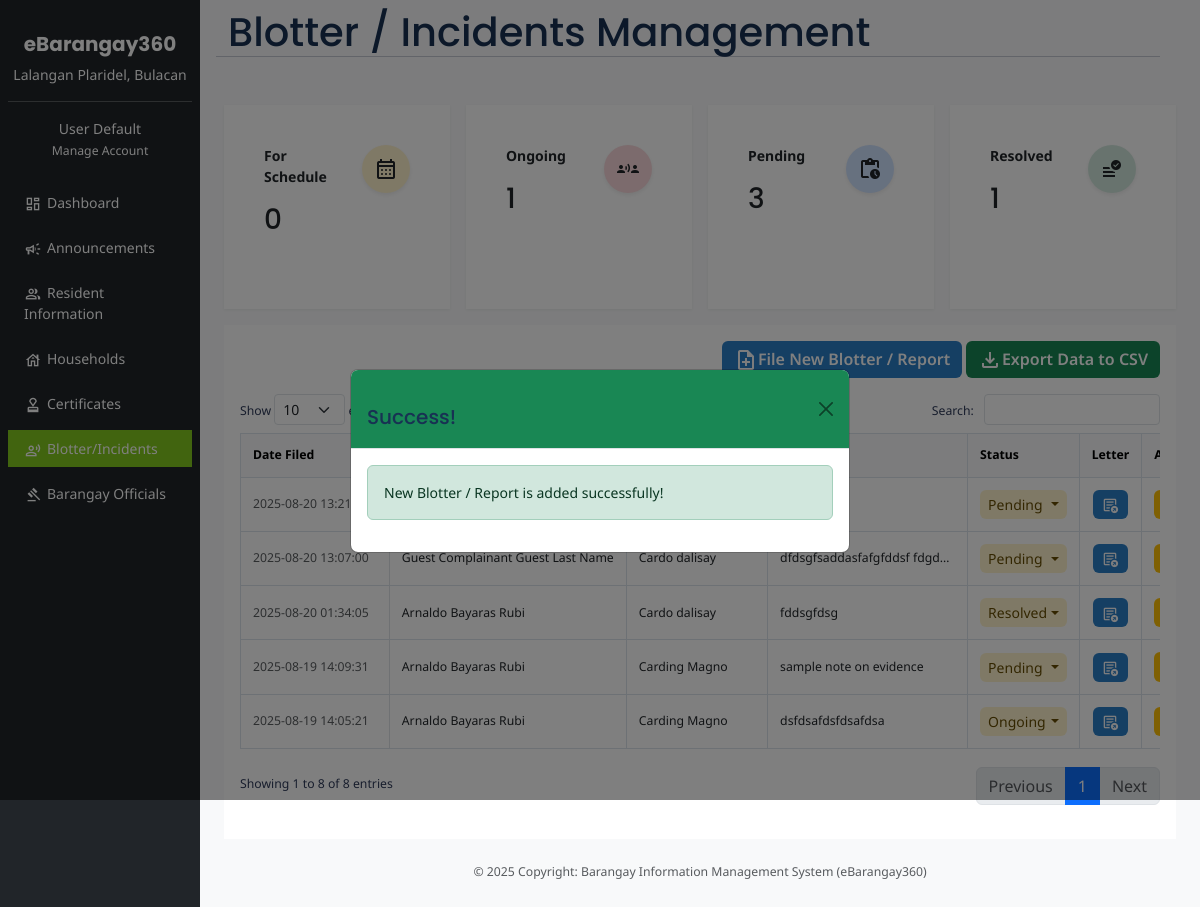
/public/index.php?page=blotter-reports&success=1, run on the app's committed database.
### tables this page shows
CREATE TABLE `blotter_reports` (
  `id` int(11) NOT NULL,
  `complainant_resident_id` int(11) DEFAULT NULL,
  `complainant_first_name` varchar(100) DEFAULT NULL,
  `complainant_middle_name` varchar(100) DEFAULT NULL,
  `complainant_last_name` varchar(100) DEFAULT NULL,
  `complainant_dob` date DEFAULT NULL,
  `complainant_gender` varchar(20) DEFAULT NULL,
  `complainant_civil_status` varchar(50) DEFAULT NULL,
  `complainant_phone` varchar(20) DEFAULT NULL,
  `complainant_email` varchar(100) DEFAULT NULL,
  `complainant_province` varchar(100) DEFAULT NULL,
  `complainant_city` varchar(100) DEFAULT NULL,
  `complainant_barangay` varchar(100) DEFAULT NULL,
  `complainant_zone` varchar(50) DEFAULT NULL,
  `complainant_street` varchar(100) DEFAULT NULL,
  `complainant_landmark` varchar(100) DEFAULT NULL,
  `suspect_resident_id` int(11) DEFAULT NULL,
  `suspect_first_name` varchar(100) DEFAULT NULL,
  `suspect_middle_name` varchar(100) DEFAULT NULL,
  `suspect_last_name` varchar(100) DEFAULT NULL,
  `suspect_dob` date DEFAULT NULL,
  `suspect_gender` varchar(50) DEFAULT NULL,
  `suspect_civil_status` varchar(50) DEFAULT NULL,
  `suspect_phone` varchar(20) DEFAULT NULL,
  `suspect_email` varchar(100) DEFAULT NULL,
  `suspect_province` varchar(100) DEFAULT NULL,
  `suspect_city` varchar(100) DEFAULT NULL,
  `suspect_barangay` varchar(100) DEFAULT NULL,
  `suspect_zone` varchar(50) DEFAULT NULL,
  `suspect_street` varchar(100) DEFAULT NULL,
  `suspect_landmark` varchar(100) DEFAULT NULL,
  `victim_first_name` varchar(100) DEFAULT NULL,
  `victim_middle_name` varchar(100) DEFAULT NULL,
  `victim_last_name` varchar(100) DEFAULT NULL,
  `victim_age` int(11) DEFAULT NULL,
  `involved_parties` text DEFAULT NULL,
  `attending_officer_first_name` varchar(100) DEFAULT NULL,
  `attending_officer_middle_name` varchar(100) DEFAULT NULL,
  `attending_officer_last_name` varchar(100) DEFAULT NULL,
  `incident_type` varchar(100) DEFAULT NULL,
  `date_of_incident` date DEFAULT NULL,
  `time_of_incident` time NOT NULL,
  `incident_location` text DEFAULT NULL,
  `incident_description` text DEFAULT NULL,
  `blotter_code` varchar(50) DEFAULT NULL,
  `status` enum('Pending','For Schedule','Resolved','Ongoing') DEFAULT 'Pending',
  `note_on_evidence` varchar(255) DEFAULT NULL,
  `resolution` varchar(255) NOT NULL,
  `resolution_date` date DEFAULT NULL,
  `created_at` timestamp NOT NULL DEFAULT current_timestamp(),
  `updated_at` timestamp NOT NULL DEFAULT current_timestamp() ON UPDATE current_timestamp(),
  `is_deleted` tinyint(1) NOT NULL DEFAULT 0
);

### resources/views/blotter-reports.php (the view, shortened to what this page needs)
<?php
  require '../config/database.php';
  $stmt = $pdo->query("SELECT COUNT(*) FROM blotter_reports WHERE status = 'Pending' AND is_deleted = 0");
  $totalPending = $stmt->fetchColumn();
  $stmt = $pdo->query("SELECT COUNT(*) FROM blotter_reports WHERE status = 'For Schedule' AND is_deleted = 0");
  $totalForSchedule = $stmt->fetchColumn();
  $stmt = $pdo->query("SELECT COUNT(*) FROM blotter_reports WHERE status = 'Resolved' AND is_deleted = 0");
  $totalResolved = $stmt->fetchColumn();
  $stmt = $pdo->query("SELECT COUNT(*) FROM blotter_reports WHERE status = 'Ongoing' AND is_deleted = 0");
  $totalForOngoing = $stmt->fetchColumn();
?>
<main class="col-md-10 ms-sm-auto px-md-4 py-4">
  <div class="row">
    <div class="col-12">
        <div id="group-cards-blotter" class="row g-3 mb-3">
            <div class="row mb-3">
              <h1 class="m-0">Blotter / Incidents Management</h1>
              <hr>
            </div>
            <div class="col-lg-3 col-3">
                <div class="card h-100 rounded-0 border-0">
                    <div class="card-body">
                        <div class="row">
                            <div class="col">
                                <p class="card-text">
                                    <strong>For Schedule</strong>
                                </p>
                                <h3 class="card-title"><?= $totalForSchedule ?></h3>
                            </div>
                            <div class="col-auto">
                                <div class="icon p-3 icon-shape bg-warning-subtle text-warning-emphasis rounded-circle shadow-sm">
                                    <i class="material-symbols-outlined md-24 text-dark">calendar_month</i>
                                </div>
                            </div>
                        </div>
                    </div>
                </div>
            </div>
            <div class="col-lg-3 col-3">
                <div class="card h-100 rounded-0 border-0">
                    <div class="card-body">
                        <div class="row">
                            <div class="col">
                                <p class="card-text">
                                    <strong>Ongoing</strong>
                                </p>
                                <h3 class="card-title"><?= $totalForOngoing ?></h3>
                            </div>
                            <div class="col-auto">
                                <div class="icon p-3 icon-shape bg-danger-subtle text-danger-emphasis rounded-circle shadow-sm">
                                    <i class="material-symbols-outlined md-24 text-dark">communication</i>
                                </div>
                            </div>
                        </div>
                    </div>
                </div>
            </div>
            <div class="col-lg-3 col-3">
                <div class="card h-100 rounded-0 border-0">
                    <div class="card-body">
                        <div class="row">
                            <div class="col">
                                <p class="card-text">
                                    <strong>Pending</strong>
                                </p>
                                <h3 class="card-title"><?= $totalPending ?></h3>
                            </div>
                            <div class="col-auto">
                                <div class="icon p-3 icon-shape bg-primary-subtle text-primary-emphasis rounded-circle shadow-sm">
                                    <i class="material-symbols-outlined md-24 text-dark">pending_actions</i>
                                </div>
                            </div>
                        </div>
                    </div>
                </div>
            </div>
            <div class="col-lg-3 col-3">
                <div class="card h-100 rounded-0 border-0">
                    <div class="card-body">
                        <div class="row">
                            <div class="col">
                                <p class="card-text">
                                    <strong>Resolved</strong>
                                </p>
                                <h3 class="card-title"><?= $totalResolved ?></h3>
                            </div>
                            <div class="col-auto">
                                <div class="icon p-3 icon-shape bg-success-subtle text-success-emphasis rounded-circle shadow-sm">
                                    <i class="material-symbols-outlined md-24 text-dark">data_check</i>
                                </div>
                            </div>
                        </div>
                    </div>
                </div>
            </div>
        </div>
    </div>
  </div>
  <section class="inner-content">
    <div class="container-fluid p-3">
      <div class="row">
        <div class="col-12">
          <div class="row">
            <div class="gap-2 col-12 mb-3 text-end">
              <a href="?page=add-new-blotter-report" class="btn btn-primary fw-semibold btn-with-icon">
                <i class="material-symbols-outlined md-24 text-light">note_add</i>File New Blotter / Report </a>
              <button type="button" class="btn btn-success btn-with-icon fw-semibold" id="export-blotter-data">
                <i class="material-symbols-outlined md-24 text-light">file_download</i>Export Data to CSV </button>
            </div>
          </div>
          <div class="row">
            <div class="gap-2 col-12-lg mb-3 small">
              <div id="blotters-table_wrapper" class="dataTables_wrapper dt-bootstrap5 no-footer">
                <div class="row">
                  <div class="col-sm-12 col-md-6">
                    <div class="dataTables_length" id="blotters-table_length">
                      <label>Show <select name="blotters-table_length" aria-controls="blotters-table" class="form-select form-select-sm">
                          <option value="10">10</option>
                        </select> entries </label>
                    </div>
                  </div>
                  <div class="col-sm-12 col-md-6">
                    <div id="blotters-table_filter" class="dataTables_filter">
                      <label>Search: <input type="search" class="form-control form-control-sm" placeholder="" aria-controls="blotters-table">
                      </label>
                    </div>
                  </div>
                </div>
                <div class="row dt-row">
                  <div class="col-sm-12">
                    <div class="dataTables_scroll">
                      <div class="table-responsive">
                        <table id="blotters-table" class="mt-2 table table-bordered align-middle">
                          <thead class="table-light">
                            <tr>
                              <th>Date Filed</th>
                              <th>Complainant</th>
                              <th>Suspect</th>
                              <th>Incident</th>
                              <th>Status</th>
                              <th>Letter</th>
                              <th>Action</th>
                            </tr>
                          </thead>
                          <tbody style="min-height: 100px;">
                            <?php
                              $countforrows = 0;
                              $stmt = $pdo->query("SELECT * FROM blotter_reports WHERE is_deleted = 0 ORDER BY created_at DESC");
                              while ($row = $stmt->fetch(PDO::FETCH_ASSOC)) {
                                $countforrows++;
                            ?>
                            <tr class="<?php echo $countforrows % 2 == 0 ? 'even' : 'odd'; ?>">
                              <td class="border-end sorting_1">
                                <span class="text-nowrap text-muted pe-2"><?= $row['created_at'] ?></span>
                              </td>
                              <td>
                                <span class="text-nowrap"><?= $row['complainant_first_name'] .' ' .$row['complainant_middle_name']. ' '.$row['complainant_last_name']  ?></span>
                              </td>
                              <td>
                                <span class="text-nowrap"><?= $row['suspect_first_name'] .' ' .$row['suspect_middle_name']. ' '.$row['suspect_last_name']  ?></span>
                              </td>
                              <td style="max-width: 200px;" class="text-truncate"><?= $row['incident_description'] ?></td>
                              <td>
                                <div class="dropdown">
                                  <button type="button" class="btn btn-sm text-warning-emphasis bg-warning-subtle text-nowrap dropdown-toggle text-start w-100 d-flex justify-content-between align-items-center" data-bs-toggle="dropdown" aria-expanded="false"><?= $row['status'] ?></button>
                                </div>
                              </td>
                              <td class="text-center">
                                <button class="btn btn-sm btn-primary" type="button" data-bs-toggle="dropdown" aria-expanded="true">
                                <i class="add-resident-subheading-icon material-symbols-outlined md-18 text-light">export_notes</i>
                                </button>
                              </td>
                              <td class="text-center">
                                <div class="d-flex gap-2">
                                  <a data-id="<?= $row['id'] ?>" href="?page=edit-blotter-report&blotter_id=<?= $row['id'] ?>" class="btn btn-sm btn-warning text-white edit-btn" title="Edit"><i class="material-symbols-outlined md-18">edit</i></a>
                                </div>
                              </td>
                            </tr>
                            <?php } ?>
                          </tbody>
                        </table>
                      </div>
                    </div>
                  </div>
                </div>
                <div class="row">
                  <div class="col-sm-12 col-md-5">
                    <div class="dataTables_info" id="blotters-table_info" role="status" aria-live="polite">Showing 1 to 8 of 8 entries</div>
                  </div>
                  <div class="col-sm-12 col-md-7">
                    <div class="dataTables_paginate paging_simple_numbers" id="blotters-table_paginate">
                      <ul class="pagination">
                        <li class="paginate_button page-item previous disabled" id="blotters-table_previous">
                          <a aria-controls="blotters-table" aria-disabled="true" aria-role="link" data-dt-idx="previous" tabindex="0" class="page-link">Previous</a>
                        </li>
                        <li class="paginate_button page-item active">
                          <a href="#" aria-controls="blotters-table" aria-role="link" aria-current="page" data-dt-idx="0" tabindex="0" class="page-link">1</a>
                        </li>
                        <li class="paginate_button page-item next disabled" id="blotters-table_next">
                          <a aria-controls="blotters-table" aria-disabled="true" aria-role="link" data-dt-idx="next" tabindex="0" class="page-link">Next</a>
                        </li>
                      </ul>
                    </div>
                  </div>
                </div>
              </div>
            </div>
          </div>
        </div>
      </div>
    </div>
  </section>
<div class="modal fade" id="submissionModal" tabindex="-1" aria-labelledby="submissionModalLabel" aria-hidden="true">
  <div class="modal-dialog modal-dialog-centered">
    <div class="modal-content">
      <div class="modal-header bg-success text-white">
        <h5 class="modal-title" id="submissionModalLabel">Success!</h5>
        <button type="button" class="btn-close" data-bs-dismiss="modal" aria-label="Close"></button>
      </div>
      <div id="message" class="modal-body">
      </div>
    </div>
  </div>
</div>

### data on the page
blotter_reports: created_at "2025-08-20 13:21:58", status "Pending"
blotter_reports: created_at "2025-08-20 13:07:00", complainant_first_name "Guest Complainant", complainant_last_name "Guest Last Name", suspect_first_name "Cardo", suspect_last_name "dalisay", incident_description "dfdsgfsaddasfafgfddsf fdgds…", status "Pending"
blotter_reports: created_at "2025-08-20 01:34:05", complainant_first_name "Arnaldo", complainant_middle_name "Bayaras", complainant_last_name "Rubi", suspect_first_name "Cardo", suspect_last_name "dalisay", incident_description "fddsgfdsg", status "Resolved"
blotter_reports: created_at "2025-08-19 14:09:31", complainant_first_name "Arnaldo", complainant_middle_name "Bayaras", complainant_last_name "Rubi", suspect_first_name "Carding", suspect_last_name "Magno", incident_description "sample note on evidence", status "Pending"
blotter_reports: created_at "2025-08-19 14:05:21", complainant_first_name "Arnaldo", complainant_middle_name "Bayaras", complainant_last_name "Rubi", suspect_first_name "Carding", suspect_last_name "Magno", incident_description "dsfdsafdsfdsafdsa", status "Ongoing"

### other printed values
$totalForSchedule "0"
$totalForOngoing "1"
$totalPending "3"
$totalResolved "1"
